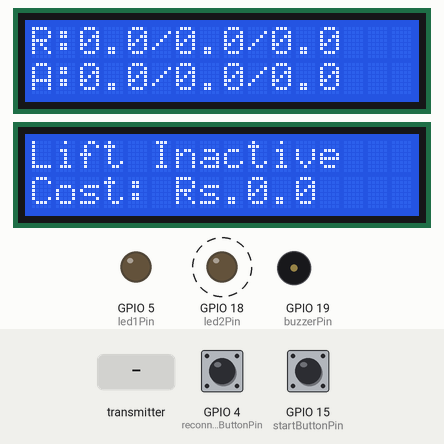
Recording of a sketch running on a simulated ESP32. Parts: 2 × 16×2 character LCD, output pins drawn as LEDs (lit = HIGH), buzzer (waves = sounding, pin HIGH). Dashed ring = blinking. The test bench sets the inputs (shaded band); at power-on: GPIO 15 (startButtonPin) HIGH, GPIO 4 (reconnectButtonPin) HIGH.

Above: at 3.09 s.
3.4 s: GPIO 15 (startButtonPin) pulled LOW for 1 s
At 4.75 s:
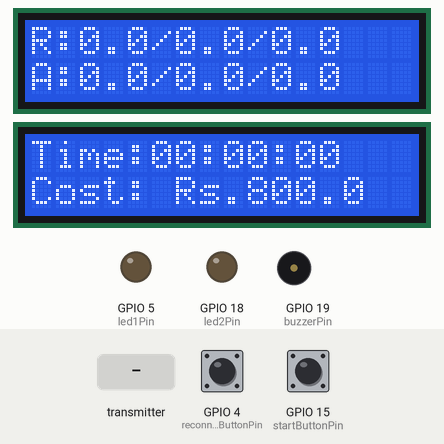
5.0 s: GPIO 4 (reconnectButtonPin) pulled LOW for 1 s
At 5.6 s:
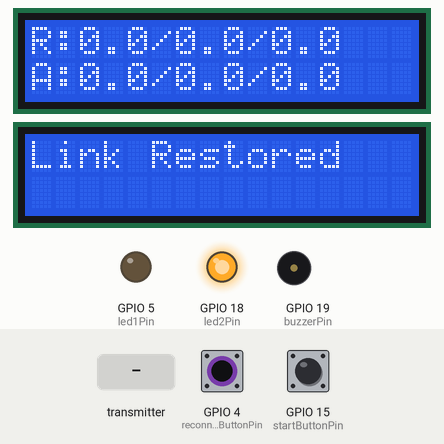
6.6 s: the transmitter starts sending jerkMagnitude = 25
At 7.7 s:
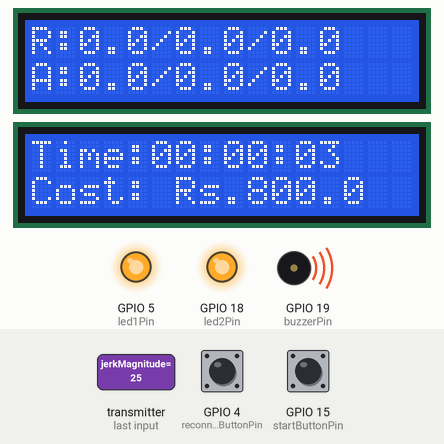
9.6 s: GPIO 4 (reconnectButtonPin) pulled LOW for 0.15 s
At 10.1 s:
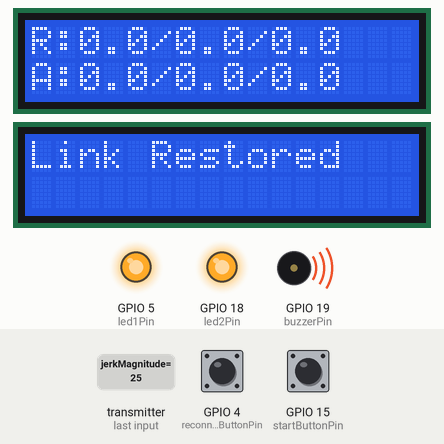
11.7 s: the transmitter starts sending accX = 25
At 13.5 s:
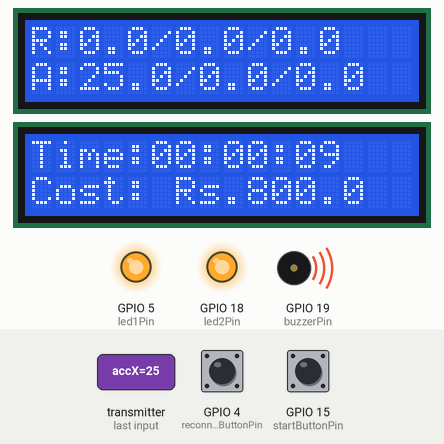
14.1 s: GPIO 15 (startButtonPin) pulled LOW for 3.2 s
At 14.55 s:
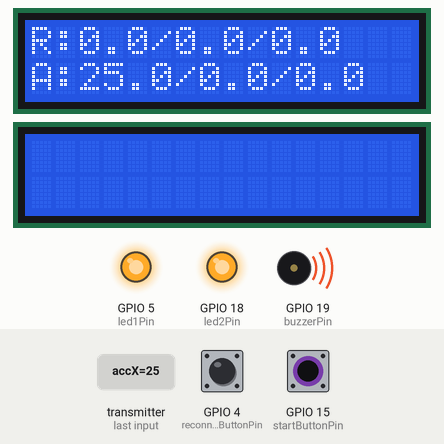
Timing chart, 0 to 17.1 s (numbered marks = the images above; inputs shaded):
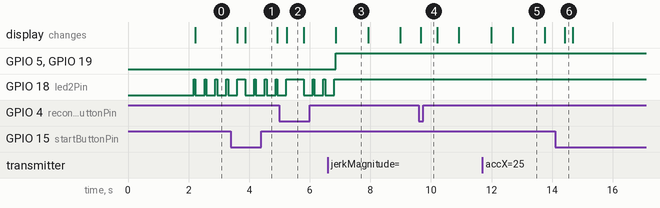

The sketch:

InCabin_reciever.ino
```cpp
#include <Wire.h>
#include <WiFi.h>
#include <esp_now.h>
#include <LiquidCrystal_I2C.h>

// LCD objects
LiquidCrystal_I2C lcd_orientation(0x27, 16, 2); // First LCD at 0x27
LiquidCrystal_I2C lcd_info(0x26, 16, 2);        // Second LCD at 0x26

// Pin definitions
const int startButtonPin = 15;      // Start/Stop lift timer
const int reconnectButtonPin = 4;   // Reconnect ESP-NOW
const int led1Pin = 5;              // LED 1
const int led2Pin = 18;             // LED 2
const int buzzerPin = 19;           // Buzzer

// Pricing setup
const float rate_per_sec = 2.5; // ₹ per second of lift

// Timing
unsigned long liftStart = 0;
bool liftActive = false;
bool buttonState = HIGH;
bool lastButtonState = HIGH;

// Jerk threshold
const float jerkThreshold = 10.0;  // LOWER threshold for more sensitivity

// ESP-NOW peer address (boom unit MAC address)
uint8_t boom_mac[] = { 0xA0, 0xDD, 0x6C, 0xB2, 0x56, 0x5C };

// Received data structure
typedef struct struct_message {
  float accX, accY, accZ;
  float rotX, rotY, rotZ;
  float jerkMagnitude;
  bool lifting;
} struct_message;

struct_message incomingData;

//check data
const unsigned long connectionTimeout = 3000; // 3 seconds
unsigned long lastPacketTime = -connectionTimeout;


// Register peer for ESP-NOW
void registerPeer() {
  esp_now_del_peer(boom_mac); // Clear previous peer
  esp_now_peer_info_t peerInfo = {};
  memcpy(peerInfo.peer_addr, boom_mac, 6);
  peerInfo.channel = 0;
  peerInfo.encrypt = false;
  if (esp_now_add_peer(&peerInfo) == ESP_OK) {
    lcd_info.clear();
    lcd_info.setCursor(0, 0);
    lcd_info.print("Link Restored");
  } else {
    lcd_info.clear();
    lcd_info.setCursor(0, 0);
    lcd_info.print("Retry Failed!");
  }
}

// Callback when data is received
void OnDataRecv(const uint8_t * mac, const uint8_t *incomingDataBytes, int len) {
  memcpy(&incomingData, incomingDataBytes, sizeof(incomingData));
  lastPacketTime = millis(); // Update time on every received packet
}


void setup() {
  Serial.begin(115200);

  // Set I/O pins
  pinMode(startButtonPin, INPUT_PULLUP);
  pinMode(reconnectButtonPin, INPUT_PULLUP);
  pinMode(led1Pin, OUTPUT);
  pinMode(led2Pin, OUTPUT);
  pinMode(buzzerPin, OUTPUT);

  digitalWrite(led1Pin, LOW);
  digitalWrite(led2Pin, LOW);
  digitalWrite(buzzerPin, LOW);

  // Initialize LCDs
  Wire.begin(21, 22);  // ESP32 default I2C
  lcd_orientation.init();
  lcd_orientation.backlight();
  lcd_info.init();
  lcd_info.backlight();

  lcd_orientation.setCursor(0, 0);
  lcd_orientation.print("Crane Monitor");
  lcd_info.setCursor(0, 0);
  lcd_info.print("Ready");
  delay(2000);
  lcd_orientation.clear();
  lcd_info.clear();

  // Initialize ESP-NOW
  WiFi.mode(WIFI_STA);
  if (esp_now_init() != ESP_OK) {
    Serial.println("ESP-NOW init failed!");
    return;
  }


  esp_now_register_recv_cb(OnDataRecv);

  // Register boom peer
  registerPeer();
}

void loop() {

  if (esp_now_init() == ESP_OK){
    digitalWrite(led2Pin, HIGH);
  }

  // Handle manual start/reset button
  buttonState = digitalRead(startButtonPin);
  if (buttonState == LOW && lastButtonState == HIGH) {
    liftStart = millis();
    liftActive = !liftActive; // Toggle lift state
    lcd_info.clear();
    delay(200); // Debounce
  }
  lastButtonState = buttonState;

  // Handle reconnect button
  if (digitalRead(reconnectButtonPin) == LOW) {
    registerPeer();
    delay(500);
  }

  // Display orientation on LCD1
  lcd_orientation.setCursor(0, 0);
  lcd_orientation.print("R:");
  lcd_orientation.print(incomingData.rotX, 1);
  lcd_orientation.print("/");
  lcd_orientation.print(incomingData.rotY, 1);
  lcd_orientation.print("/");
  lcd_orientation.print(incomingData.rotZ, 1);

  lcd_orientation.setCursor(0, 1);
  lcd_orientation.print("A:");
  lcd_orientation.print(incomingData.accX, 1);
  lcd_orientation.print("/");
  lcd_orientation.print(incomingData.accY, 1);
  lcd_orientation.print("/");
  lcd_orientation.print(incomingData.accZ, 1);


  // Display timing and costing on LCD2
lcd_info.setCursor(0, 0);
if (liftActive) {
  unsigned long elapsedMillis = millis() - liftStart;
  unsigned long elapsedSeconds = elapsedMillis / 1000;

  unsigned int hours = elapsedSeconds / 3600;
  unsigned int minutes = (elapsedSeconds % 3600) / 60;
  unsigned int seconds = elapsedSeconds % 60;

  // Calculate cost
  float cost = 0;
  if (elapsedSeconds < 60) {
    cost = 800; // First minute flat rate
  } else {
    cost = 800 + ((minutes) * 50);  // ₹50 for each additional minute
  }

  // Display formatted time
  lcd_info.print("Time:");
  if (hours < 10) lcd_info.print("0");
  lcd_info.print(hours);
  lcd_info.print(":");
  if (minutes < 10) lcd_info.print("0");
  lcd_info.print(minutes);
  lcd_info.print(":");
  if (seconds < 10) lcd_info.print("0");
  lcd_info.print(seconds);

  lcd_info.setCursor(0, 1);
  lcd_info.print("Cost: Rs.");
  lcd_info.print(cost, 1);
  lcd_info.print("   ");
} else {
  lcd_info.print("Lift Inactive     ");
  lcd_info.setCursor(0, 1);
  lcd_info.print("Cost: Rs.0.0      ");
}

  // Handle abnormal jerk detection
  float jerk = incomingData.jerkMagnitude;
  if (jerk > jerkThreshold) {
    digitalWrite(led1Pin, HIGH);
    digitalWrite(buzzerPin, HIGH);
  } else {
    digitalWrite(led1Pin, LOW);
    digitalWrite(buzzerPin, LOW);
  }

  // Check ESP-NOW connection based on packet timing
  if (millis() - lastPacketTime <= connectionTimeout) {
    digitalWrite(led2Pin, HIGH); // LED2 ON = Connected
  } else {
    digitalWrite(led2Pin, LOW);  // LED2 OFF = Disconnected
  }


  delay(300); // Update rate
}
```

Measured:
- after the input at 3.4 s, the display: first changes after 0.21 s (image 1 shows a later state)
- after the input at 5.0 s, the display: changes after 0.24 s (image 2)
- after the input at 6.6 s, GPIO 5 (led1Pin), GPIO 19 (buzzerPin): LOW → HIGH after 0.26 s; GPIO 18 (led2Pin): goes on until 6.8 s, then stays HIGH
- after the input at 9.6 s, the display: changes after 0.06 s (image 4)
- after the input at 14.1 s, the display: changes after 0.32 s (image 6)
- by itself, GPIO 18 (led2Pin): repeats every 0.35 s: LOW 0.30 s, HIGH 0.05 s
- what the display in image 2 shows lasts 0.6 s, from 5.2 s to 5.8 s
